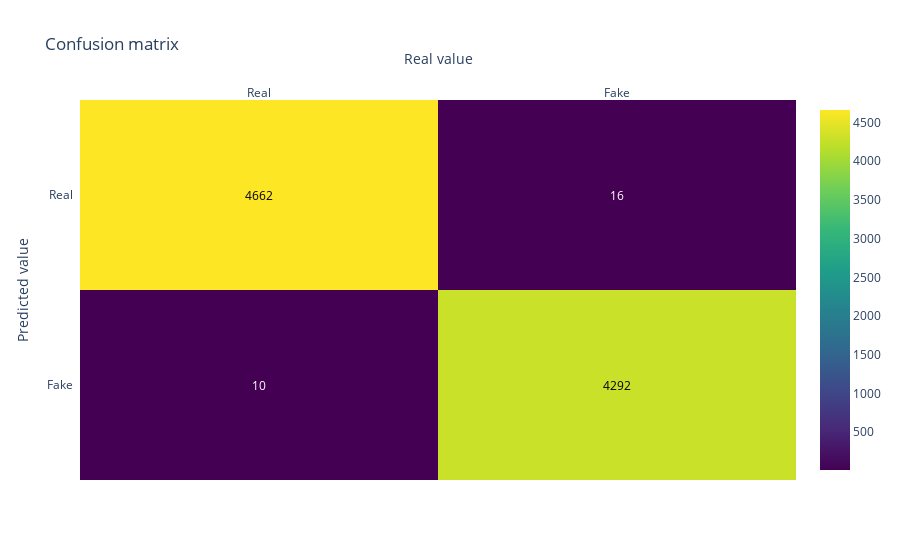

The code cell stored with this chart in its notebook:
### Code cell
#confusion_matrix
print(metrics.accuracy_score(y_test,cnn_test_pred))
conf_matrix(metrics.confusion_matrix(y_test, cnn_test_pred))

### Figure 1 — Plotly figure (JSON) as saved in the notebook; plotly's stock layout.template omitted (floating-point values rounded to 4 significant figures)
{"data": [{"colorscale": [[0, "#440154"], [0.1111, "#482878"], [0.2222, "#3e4989"], [0.3333, "#31688e"], [0.4444, "#26828e"], [0.5556, "#1f9e89"], [0.6667, "#35b779"], [0.7778, "#6ece58"], [0.8889, "#b5de2b"], [1, "#fde725"]], "reversescale": false, "showscale": true, "type": "heatmap", "x": ["Real", "Fake"], "y": ["Fake", "Real"], "z": [[10, 4292], [4662, 16]]}], "layout": {"annotations": [{"font": {"color": "#FFFFFF"}, "showarrow": false, "text": "10", "x": "Real", "xref": "x", "y": "Fake", "yref": "y"}, {"font": {"color": "#000000"}, "showarrow": false, "text": "4292", "x": "Fake", "xref": "x", "y": "Fake", "yref": "y"}, {"font": {"color": "#000000"}, "showarrow": false, "text": "4662", "x": "Real", "xref": "x", "y": "Real", "yref": "y"}, {"font": {"color": "#FFFFFF"}, "showarrow": false, "text": "16", "x": "Fake", "xref": "x", "y": "Real", "yref": "y"}], "title": {"text": "Confusion matrix"}, "xaxis": {"dtick": 1, "gridcolor": "rgb(0, 0, 0)", "side": "top", "ticks": "", "title": {"text": "Real value"}}, "yaxis": {"dtick": 1, "ticks": "", "ticksuffix": "  ", "title": {"text": "Predicted value"}}}}
